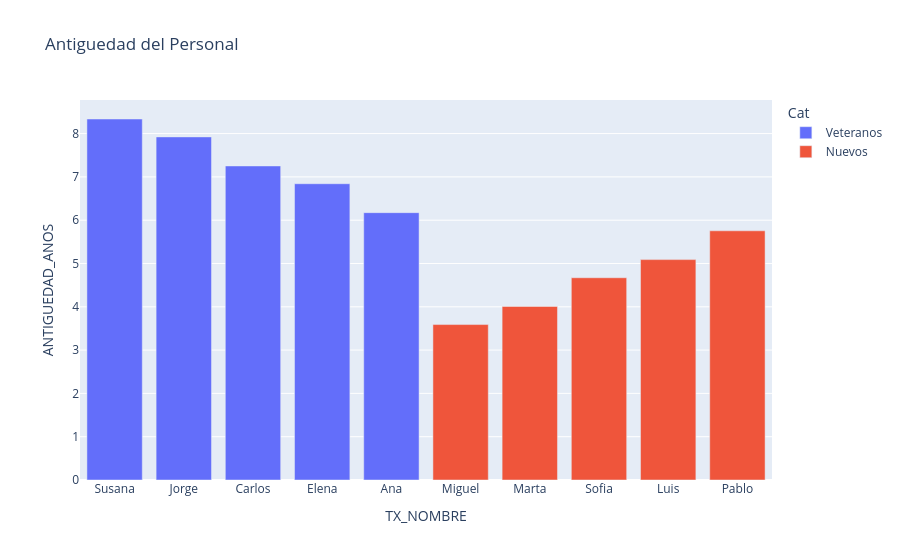
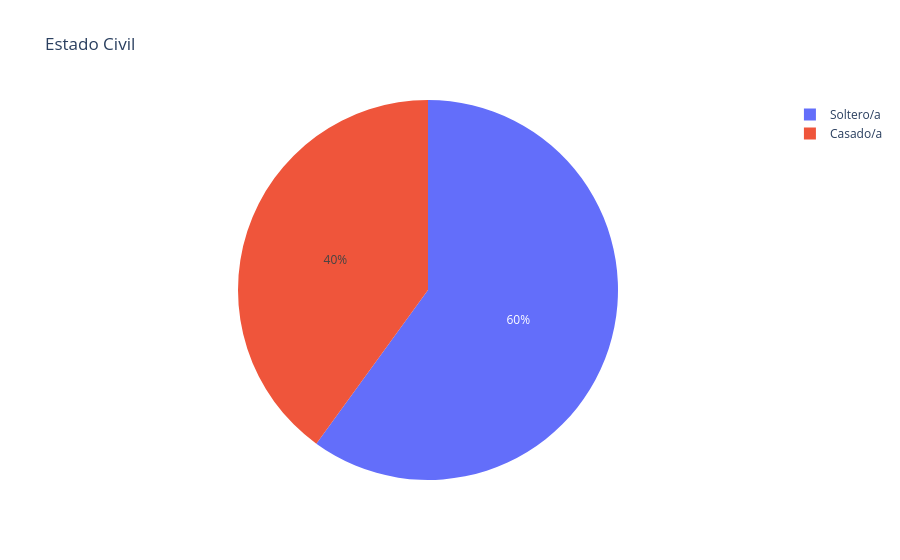

Source (notebook cell) for these figures, in order:
### Markdown cell above
## 2. Capital Humano

### Code cell
# Antiguedad Top 5 + 5
top_old = df_emp.nlargest(5, 'ANTIGUEDAD_ANOS').copy()
top_new = df_emp.nsmallest(5, 'ANTIGUEDAD_ANOS').copy()
top_old['Cat'] = 'Veteranos'
top_new['Cat'] = 'Nuevos'
fig1 = px.bar(pd.concat([top_old, top_new]), x='TX_NOMBRE', y='ANTIGUEDAD_ANOS', color='Cat', title="Antiguedad del Personal")
fig1.show()

# Estado Civil (Corregido)
civil = df_emp.groupby('CX_EDOCIVIL').size().reset_index()
civil.columns = ['Code', 'Total']
civil['Label'] = civil['Code'].map({'S': 'Soltero/a', 'C': 'Casado/a', 'V': 'Viudo/a', 'D': 'Divorciado/a'})
fig2 = px.pie(civil, values='Total', names='Label', title="Estado Civil")
fig2.show()

### Figure 1 — Plotly figure (JSON) as saved in the notebook; plotly's stock layout.template omitted (floating-point values rounded to 4 significant figures)
{"data": [{"hovertemplate": "Cat=Veteranos<br>TX_NOMBRE=%{x}<br>ANTIGUEDAD_ANOS=%{y}<extra></extra>", "legendgroup": "Veteranos", "marker": {"color": "#636efa", "pattern": {"shape": ""}}, "name": "Veteranos", "orientation": "v", "showlegend": true, "textposition": "auto", "type": "bar", "x": ["Susana", "Jorge", "Carlos", "Elena", "Ana"], "xaxis": "x", "y": [8.337, 7.923, 7.253, 6.842, 6.174], "yaxis": "y"}, {"hovertemplate": "Cat=Nuevos<br>TX_NOMBRE=%{x}<br>ANTIGUEDAD_ANOS=%{y}<extra></extra>", "legendgroup": "Nuevos", "marker": {"color": "#EF553B", "pattern": {"shape": ""}}, "name": "Nuevos", "orientation": "v", "showlegend": true, "textposition": "auto", "type": "bar", "x": ["Miguel", "Marta", "Sofia", "Luis", "Pablo"], "xaxis": "x", "y": [3.589, 4.008, 4.671, 5.09, 5.755], "yaxis": "y"}], "layout": {"barmode": "relative", "legend": {"title": {"text": "Cat"}, "tracegroupgap": 0}, "title": {"text": "Antiguedad del Personal"}, "xaxis": {"anchor": "y", "domain": [0, 1], "title": {"text": "TX_NOMBRE"}}, "yaxis": {"anchor": "x", "domain": [0, 1], "title": {"text": "ANTIGUEDAD_ANOS"}}}}

### Figure 2 — Plotly figure (JSON) as saved in the notebook; plotly's stock layout.template omitted (floating-point values rounded to 4 significant figures)
{"data": [{"domain": {"x": [0, 1], "y": [0, 1]}, "hovertemplate": "Label=%{label}<br>Total=%{value}<extra></extra>", "labels": ["Casado/a", "Soltero/a"], "legendgroup": "", "name": "", "showlegend": true, "type": "pie", "values": [4, 6]}], "layout": {"legend": {"tracegroupgap": 0}, "title": {"text": "Estado Civil"}}}
